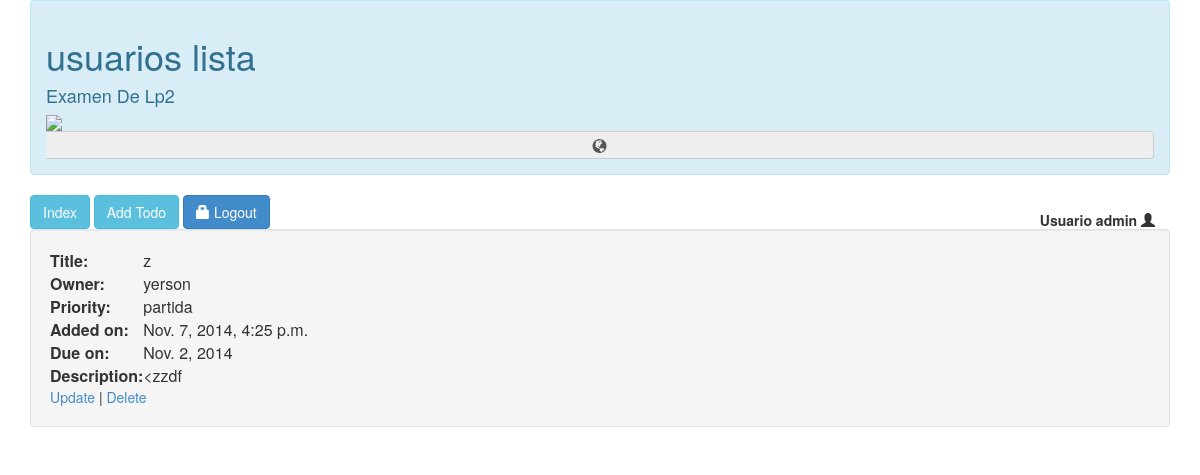
Screenshot of /Todo6 (signed in) with the database file from the repository.
### app/models.py (models this page shows, shortened)
class Todo(models.Model):
    PRIORITY_LIST = (
        (0, 'Dni'),
        (5, 'partida'),
        (10, 'Militar'),
        (15, ''),
    )
    title = models.CharField(max_length=40)
    owner = models.ForeignKey(User)
    priority = models.PositiveSmallIntegerField(choices=PRIORITY_LIST, default=5)
    description = models.TextField()
    added_on = models.DateTimeField(auto_now_add=True)
    due_on = models.DateField()
    class Meta:
        permissions = (
            ('list_app', 'Can view list ap'),
            ('view_app', 'Can view ap'),
            ('add_app', 'Can add ap'),
            ('change_app', 'Can change ap'),
            ('delete_app', 'Can delete ap'),
        )
        ordering = ['due_on']
    def __unicode__(self):
        return u"%s" % self.title

### app/views.py (the view)
# urls.py: url(r'^Todo(?P<pk>\d+)$', TodoDetail.as_view(), name='app_detail'),
class TodoDetail(DetailView):
    model = Todo
    @method_decorator(permission_required('app.view_app'))
    def dispatch(self, *args, **kwargs):
        return super(TodoDetail, self).dispatch(*args, **kwargs)

### templates/app/todo_detail.html (shortened to what this page needs)
{% extends 'base.html' %}
{% block content %}
<table>
<tr><th>Title:</th><td>{{todo}}</td></tr>
<tr><th>Owner:</th><td>{{todo.owner}}</td></tr>
<tr><th>Priority:</th><td>{{todo.get_priority_display}}</td></tr>
<tr><th>Added on:</th><td>{{todo.added_on}}</td></tr>
<tr><th>Due on:</th><td>{{todo.due_on}}</td></tr>
<tr><th>Description:</th><td>{{todo.description}}</td></tr>
</table>
{% if perms.app.change_app %}<a href="{% url 'app_update' todo.pk %}">Update</a>{% endif %} | {% if perms.app.delete_app %}<a href="{% url 'app_delete' todo.pk %}">Delete</a>{% endif %}
{% endblock %}

### templates/base.html (shortened to what this page needs)
<html>
    <head>
    <link href="{{STATIC_URL}}css/bootstrap.css " rel = "stylesheet" type="text/css">
</head>
<body>
<div class = "container">
    <div class="alert alert-info">
        <h1>usuarios lista</h1>                                                                                                 <h4>Examen De Lp2</h4>
        <img src="fc,140x140,creme.u5" class="img-polaroid">
        <span class="input-group-addon"><span class="glyphicon
                glyphicon-globe"></span></span>
    </div>
        <a type="button" class="btn btn-info" href="{% url 'app_list' %}">Index</a>{% if perms.todo.add_todo %}
        <a type="button" class="btn btn-info" href="{% url 'app_create' %}">Add Todo</a>{% endif %}
        {% if user.is_authenticated %}
           <p class="navbar-text pull-right">
               <strong>Usuario {{user.username}}</strong>
        <span class="glyphicon glyphicon-user"></span>
           </p>
           {% endif %}
        <button type="submit" class="btn btn-primary"><span class="glyphicon
                glyphicon-lock"></span> Logout</button>
    <div class =  "well">
{% block content %}{% endblock %}
    </div>
</div>
</body>
</html>

### rows the page displays
Todo: title "z", owner "yerson", priority "partida", added_on "Nov. 7, 2014, 4:25 p.m.", due_on "Nov. 2, 2014", description "<zzdf"

### other values shown
{{ user.username }} "admin"
